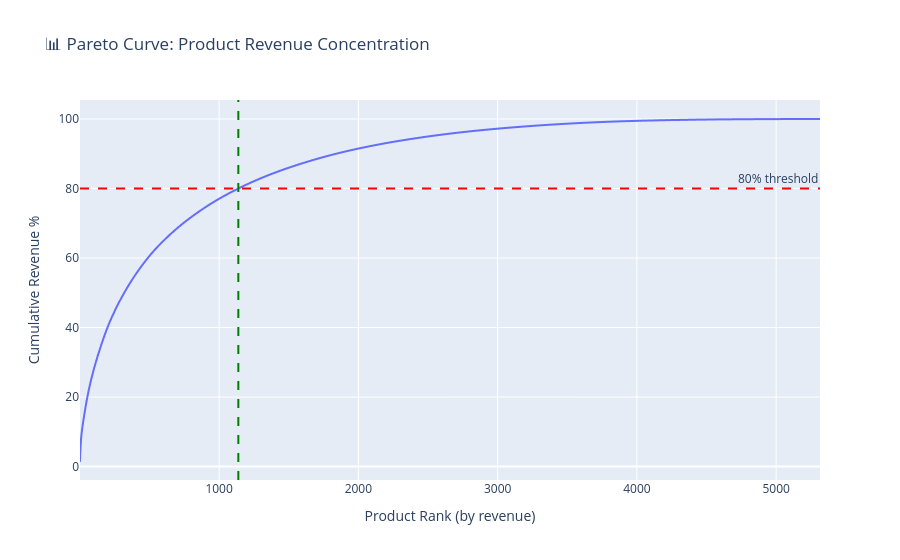

The notebook cell saved with this chart:
### Code cell
fig = px.line(
    df_pareto,
    x='rnk',
    y='cumulative_pct',
    title='📊 Pareto Curve: Product Revenue Concentration',
    labels={'rnk': 'Product Rank (by revenue)', 'cumulative_pct': 'Cumulative Revenue %'}
)
fig.add_hline(y=80, line_dash="dash", line_color="red", annotation_text="80% threshold")
fig.add_vline(x=pareto_80.iloc[0]['rnk'], line_dash="dash", line_color="green")
fig.show()

### Figure 1 — Plotly figure (JSON) as saved in the notebook; plotly's stock layout.template omitted (floating-point values rounded to 4 significant figures; data arrays with more than 128 entries replaced by an {"elided": "..."} marker saying what was removed)
{"data": [{"hovertemplate": "Product Rank (by revenue)=%{x}<br>Cumulative Revenue %=%{y}<extra></extra>", "legendgroup": "", "line": {"color": "#636efa", "dash": "solid"}, "marker": {"symbol": "circle"}, "mode": "lines", "name": "", "showlegend": false, "type": "scattergl", "x": {"elided": "5315 int values"}, "xaxis": "x", "y": {"elided": "5315 float values"}, "yaxis": "y"}], "layout": {"annotations": [{"showarrow": false, "text": "80% threshold", "x": 1, "xanchor": "right", "xref": "x domain", "y": 80, "yanchor": "bottom", "yref": "y"}], "legend": {"tracegroupgap": 0}, "shapes": [{"line": {"color": "red", "dash": "dash"}, "type": "line", "x0": 0, "x1": 1, "xref": "x domain", "y0": 80, "y1": 80, "yref": "y"}, {"line": {"color": "green", "dash": "dash"}, "type": "line", "x0": 1138, "x1": 1138, "xref": "x", "y0": 0, "y1": 1, "yref": "y domain"}], "title": {"text": "📊 Pareto Curve: Product Revenue Concentration"}, "xaxis": {"anchor": "y", "domain": [0, 1], "title": {"text": "Product Rank (by revenue)"}}, "yaxis": {"anchor": "x", "domain": [0, 1], "title": {"text": "Cumulative Revenue %"}}}}
